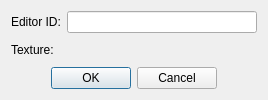
<?xml version="1.0" encoding="UTF-8"?>
<ui version="4.0">
 <class>FormDialogMenuIcon</class>
 <widget class="QDialog" name="FormDialogMenuIcon">
  <property name="geometry">
   <rect>
    <x>0</x>
    <y>0</y>
    <width>268</width>
    <height>100</height>
   </rect>
  </property>
  <property name="windowTitle">
   <string>Menu Icon (Deprecated)</string>
  </property>
  <layout class="QVBoxLayout" name="verticalLayout">
   <item>
    <layout class="QGridLayout" name="gridLayout">
     <item row="0" column="0">
      <widget class="QLabel" name="label">
       <property name="text">
        <string>Editor ID:</string>
       </property>
       <property name="buddy">
        <cstring>editorID</cstring>
       </property>
      </widget>
     </item>
     <item row="1" column="0">
      <widget class="QLabel" name="label_2">
       <property name="text">
        <string>Texture:</string>
       </property>
       <property name="buddy">
        <cstring>texture</cstring>
       </property>
      </widget>
     </item>
     <item row="0" column="1">
      <widget class="QLineEdit" name="editorID"/>
     </item>
     <item row="1" column="1">
      <widget class="DKGameFilePicker" name="texture">
       <property name="presetConfiguration">
        <enum>DKGameFilePicker::Textures</enum>
       </property>
      </widget>
     </item>
    </layout>
   </item>
   <item>
    <layout class="QHBoxLayout" name="buttonsLayout">
     <item>
      <spacer name="horizontalSpacer">
       <property name="orientation">
        <enum>Qt::Horizontal</enum>
       </property>
       <property name="sizeHint" stdset="0">
        <size>
         <width>40</width>
         <height>20</height>
        </size>
       </property>
      </spacer>
     </item>
     <item>
      <widget class="QPushButton" name="buttonOK">
       <property name="text">
        <string>OK</string>
       </property>
      </widget>
     </item>
     <item>
      <widget class="QPushButton" name="buttonCancel">
       <property name="text">
        <string>Cancel</string>
       </property>
      </widget>
     </item>
     <item>
      <spacer name="horizontalSpacer_2">
       <property name="orientation">
        <enum>Qt::Horizontal</enum>
       </property>
       <property name="sizeHint" stdset="0">
        <size>
         <width>40</width>
         <height>20</height>
        </size>
       </property>
      </spacer>
     </item>
    </layout>
   </item>
  </layout>
 </widget>
 <customwidgets>
  <customwidget>
   <class>DKGameFilePicker</class>
   <extends>QWidget</extends>
   <header>widgets/DKGameFilePicker.h</header>
  </customwidget>
 </customwidgets>
 <tabstops>
  <tabstop>editorID</tabstop>
  <tabstop>texture</tabstop>
  <tabstop>buttonOK</tabstop>
  <tabstop>buttonCancel</tabstop>
 </tabstops>
 <resources/>
 <connections/>
</ui>
